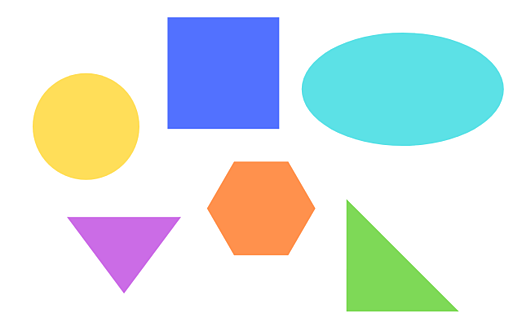
#> input picture resources/shapes.png, 522 x 326 px
$ python chapter7.py
#> lines starting #> are read from the running program, lines starting #| are printed output that depends on the picture; after the words box and inside, x2 and y2 are one past the last pixel; in counts of white or black regions, pixels touching at a corner belong together
# Here we will try to detect shapes
import cv2
import numpy as np

def getContours(img):
    contours, hierarchy = cv2.findContours(img, cv2.RETR_EXTERNAL,cv2.CHAIN_APPROX_NONE)
    for cnt in contours:
        area = cv2.contourArea(cnt)
        print(area)
        if area > 500:
            cv2.drawContours(imgContour, cnt, -1, (230, 5, 5), 3)
            peri = cv2.arcLength(cnt, True)
            print(peri)
            approx = cv2.approxPolyDP(cnt, 0.02*peri, True)
            print(len(approx))
            objCor = len(approx)
            x, y, w, h = cv2.boundingRect(approx)

            if objCor == 3:
                objectType = "Tri"
            elif objCor == 4:
                aspRatio = w/float(h)
                print("You're also looking for this :")
                print(aspRatio)
                if aspRatio > 0.95 and aspRatio < 1.05:
                    objectType = "Square"
                else:
                    objectType = "Rectangle"
            elif objCor > 6:
                objectType = "Circle"
                aspRatio = w/float(h)
                print("So youre looking for this value :")
                print(aspRatio)
                if aspRatio > 1.7:
                    objectType = "Compressed Circle"
            elif objCor == 5:
                print("Pentagon")

            else:
                objectType = "None"

            cv2.rectangle(imgContour, (x,y), (x+w, y+h), (0, 120, 0), 2)
            cv2.putText(imgContour, objectType, (x+(w//2)-10, y+(h//2)-10), cv2.FONT_HERSHEY_PLAIN, 1, (0, 150, 0), 2)


path = "resources/shapes.png"
img = cv2.imread(path)
#> img is the input picture: shape (326, 522, 3); mean B, G, R 228.6, 229.5, 218.8
imgContour = img.copy()
imgGray = cv2.cvtColor(img, cv2.COLOR_BGR2GRAY)
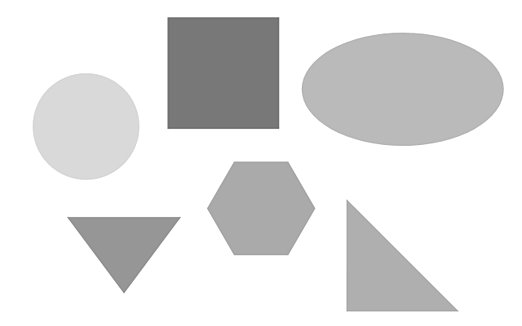
#> imgGray: shape (326, 522); min 101, max 255, mean 226.2
imgBlur = cv2.GaussianBlur(imgGray, (7,7), 1)
imgCanny = cv2.Canny(imgBlur, 50, 50)
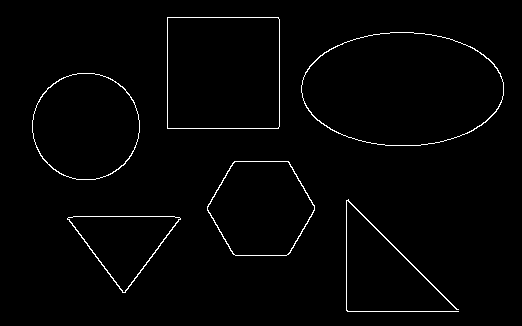
#> imgCanny: shape (326, 522); 1.5% white in thin lines or dots, all inside (x1, y1, x2, y2) = (32, 17, 504, 312)
imgBlank = np.zeros_like(img)
getContours(imgCanny)
#> in getContours, `contours, hierarchy = cv2.findContours(img, cv2.RETR_EXTERNAL,cv2.CHAI..`: contours = 6 contours; box (x1, y1, x2, y2) and area: (301, 32, 504, 146) 18028, (167, 17, 280, 129) 12429, (32, 73, 140, 180) 8992, (207, 161, 315, 256) 7692, (67, 216, 181, 293) 4474, (346, 199, 459, 312) 112
#> the loop in getContours, `for cnt in contours:` made 6 passes
#> (area, peri, approx, objCor, x, y, w, h) on pass 6: (12429, 444.8, [[167, 17], [167, 128], [278, 128], [278, 17]], 4, 167, 17, 112, 112)
#> (area, peri, objCor, x, y, w, h, objectType) on passes 4 to 5: (8991.5, 355.1, 8, 33, 73, 106, 107, 'Circle'), (18028.5, 533.3, 8, 301, 32, 203, 114, 'Compressed Circle')
#> (printed output is left out)
#> after the loop in getContours, `for cnt in contours:`:
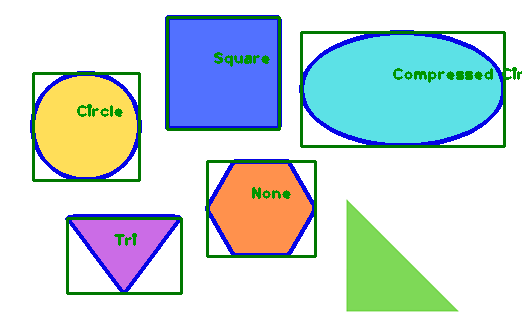
#> imgContour: shape (326, 522, 3); 8.48% of pixels changed, all inside (x1, y1, x2, y2) = (30, 15, 522, 295)


cv2.imshow("Original", img)
cv2.imshow("Gray", imgGray)
cv2.imshow("Blur", imgBlur)
cv2.imshow("Canny", imgCanny)
cv2.imshow("Blank", imgBlank)
cv2.imshow("Contour", imgContour)
cv2.waitKey(0)
